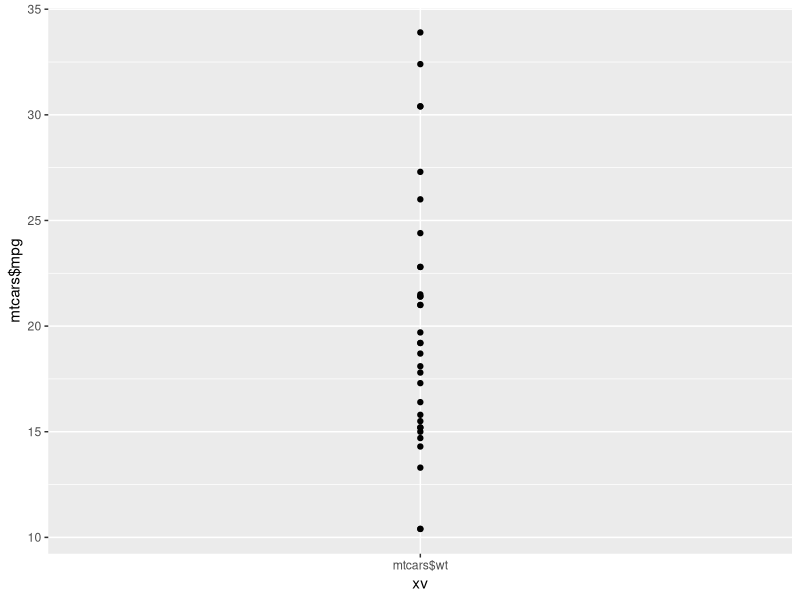

Reproduce this figure in R.
library(dplyr)
library(ggplot2)

rm(list = ls())

# TODO - encontrar un buen ejemplo repetitivo para introducir funciones
# TODO - encontrar un buen ejemplo repetitivo para introducir for loops
# TODO - funciones puras


# Las funciones pueden tomar/leer variables definidas fuera de su scope 
# Pero no pueden modificarlas

external_var <- 202301
my_f <- function(iterations) {
  c <- data.frame(x = external_var, idx = 0)
  accum <- 0
  for(i in 1:iterations) {
    accum <- accum + 1
    a <- data.frame(x = external_var + accum, idx = i)
    c <- rbind(c, a)
  }
  return(c)
}

a <- my_f(5)


# For loops tienen acceso al global scope a menos que 
# no esten dentro de una funcion. Entonces pueden alterar
# variables que esten fuera del propio loop

b <- 5

bfun <- function() {
  for(i in 1:5) {
    b <- b +1
  }
  return(b)
}



b_fun <- bfun()


# en ggplot no es suficiente con indicar el nombre del objeto que queremos
# agregar como capa. aes() es insuficiente. Tenemos que usar algo llamado
# aes_string() para, ahora si, poder utilizar el nombre como texto del objeto
# y finalmente decirle a ggplot que ese es un vector que graficar


display_plot <- function() {
  
  my_plot <- list()
  columns <- names(mtcars)
  for(column in columns) {
    mp <- ggplot(mtcars, aes_string(x = mtcars$wt, y = column)) + geom_point()
    my_plot[[column]] <- mp
  }
  
  return(my_plot)
}


xv <- "mtcars$wt"

ggplot(mtcars, aes(x = xv, y = mtcars$mpg)) + geom_point()



a <- display_plot()

